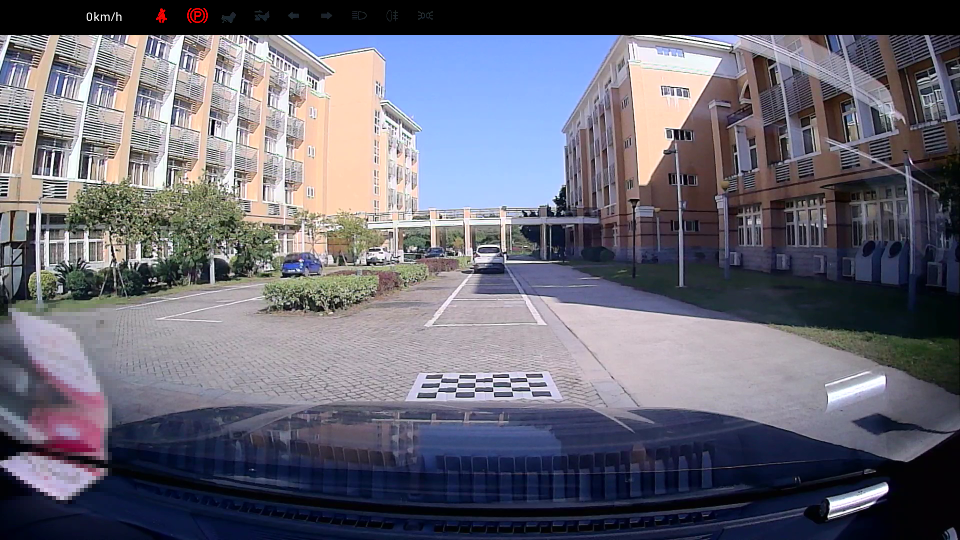
#> input picture visual_perception_proj/calib/homography.png, 1920 x 1080 px (shown at 1/2 size)
$ python calibHomography.py
#> lines starting #> are read from the running program, lines starting #| are printed output that depends on the picture; after the words box and inside, x2 and y2 are one past the last pixel; in counts of white or black regions, pixels touching at a corner belong together
import cv2
import numpy as np
import json


def save_params(dictData, save_path='homography_matrix.json'):
    # 重写JSONEncoder中的default方法
    class NumpyArrayEncoder(json.JSONEncoder):
        def default(self, obj):
            if isinstance(obj, np.ndarray):
                return obj.tolist()
            return json.JSONEncoder.default(self, obj)

    # json_str = json.dumps(data, cls=NumpyArrayEncoder)
    with open(save_path, 'w') as f:
        json.dump(dictData, f, cls=NumpyArrayEncoder)

if __name__ == '__main__':
    imgPath = './homography.png'
    ptSize = (6, 4)
    gridLength = 20
    img = cv2.imread(imgPath)
#> img is the input picture: shape (1080, 1920, 3); mean B, G, R 115.5, 103.1, 104.1
    gray = cv2.cvtColor(img, cv2.COLOR_BGR2GRAY)
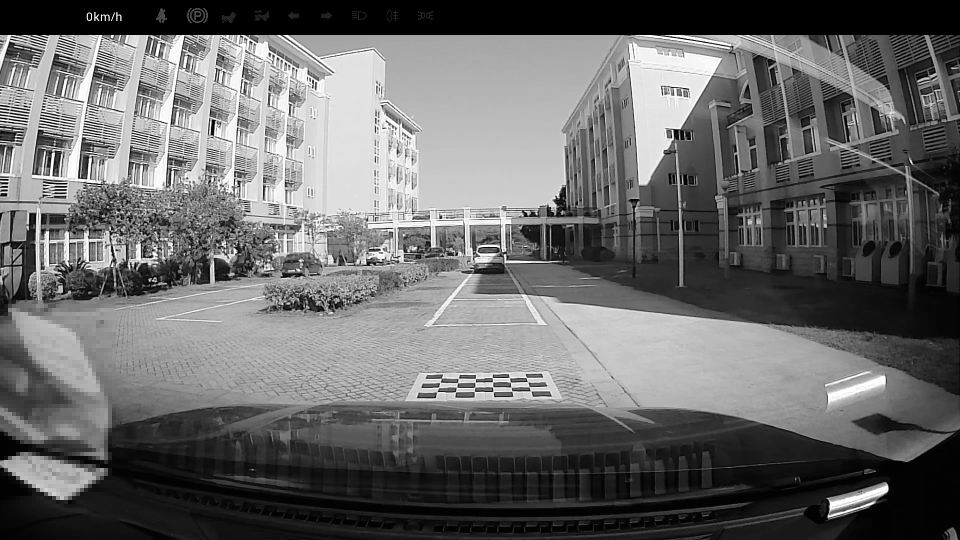
#> gray: shape (1080, 1920) (shown at 1/2 size); min 0, max 255, mean 104.8
    ret, corners = cv2.findChessboardCorners(img, ptSize)
#> ret = True; corners = 24 rows, first 8: [889, 756], [917.5, 756.4], [951.4, 757.3], [985.3, 755.5], [1018.6, 755.2], [1053.2, 755.3], [881.3, 764.1], [915.4, 765.7]

    objp = np.zeros((1, ptSize[0] * ptSize[1], 3), np.float32)
    objp[0, :, :2] = gridLength * np.mgrid[0:ptSize[0], 0:ptSize[1]].T.reshape(-1, 2)

    if ret is True:
        # Draw and display the corners
        img = cv2.drawChessboardCorners(img, ptSize, corners, ret)
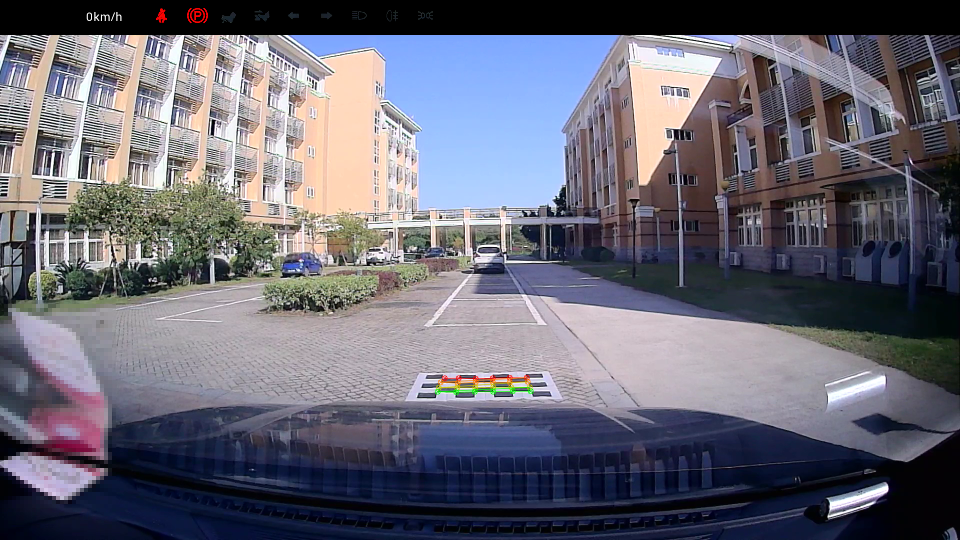
#> img: shape (1080, 1920, 3) (shown at 1/2 size); 0.23% of pixels changed, all inside (x1, y1, x2, y2) = (869, 749, 1068, 791)
        H, _ = cv2.findHomography(objp, corners)
#> H = [[1.5, -1.83, 885.9], [-0.133, -1.02, 756.7], [-0.000158, -0.00188, 1]]
        print(H)
#| [[ 1.49586545e+00 -1.83273539e+00  8.85939620e+02]
#|  [-1.32857252e-01 -1.01616148e+00  7.56719987e+02]
#|  [-1.58363088e-04 -1.87570951e-03  1.00000000e+00]]
        dictData = {"homography_matrix": H}
#> dictData = {'homography_matrix': [[1.5, -1.83, 885.9], [-0.133, -1.02, 756.7], [-0.000158, -0.00188, 1]]}
        save_params(dictData, save_path='homography_matrix.json')
        cv2.imwrite("./results.jpg", img)
        cv2.imshow('Chessboard', cv2.resize(img, (1280, 720)))
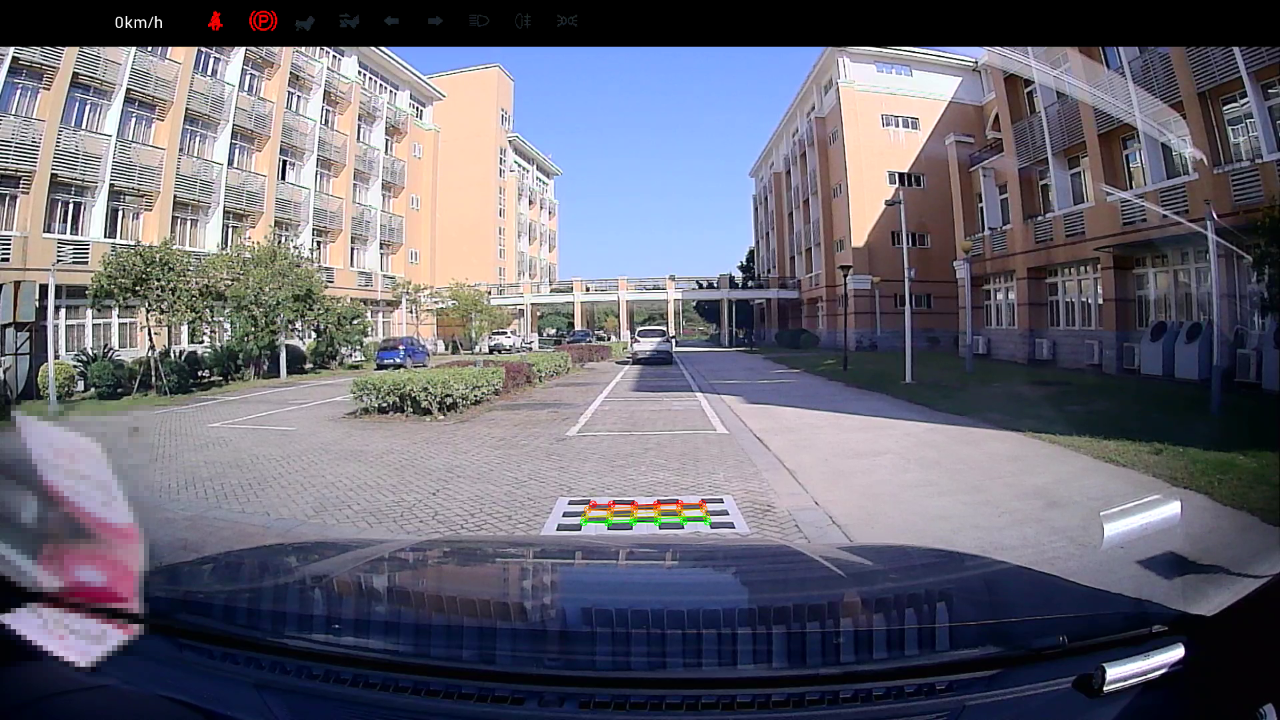
#> window 'Chessboard': shape (720, 1280, 3); mean B, G, R 115.3, 103.1, 104
        cv2.waitKey(0)
    cv2.destroyAllWindows()
